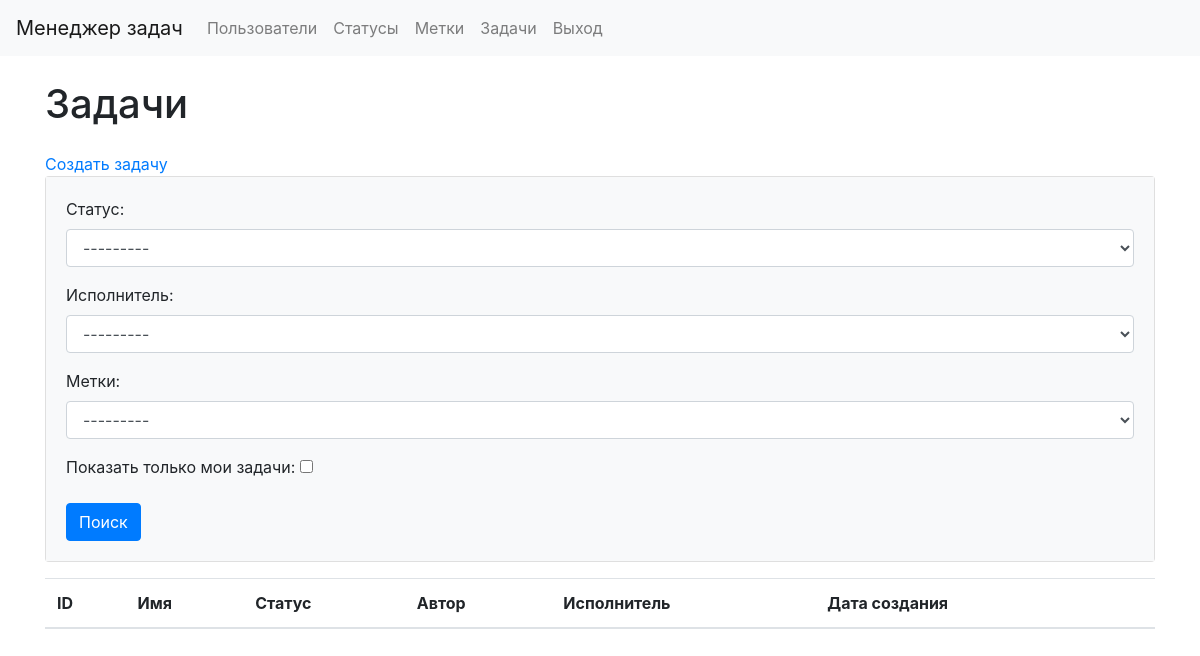
The page /tasks/ (signed in) on the database as committed earlier.
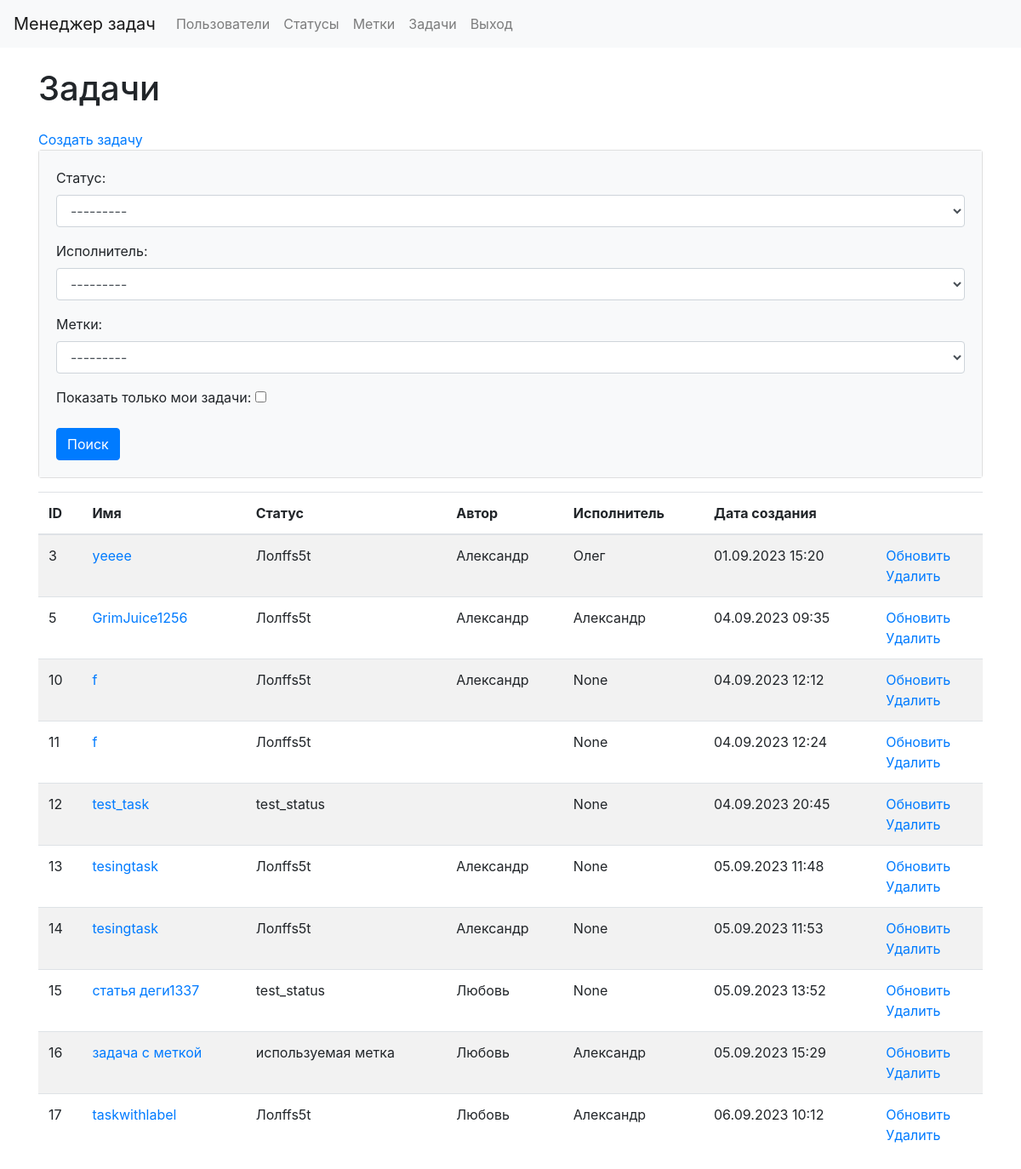
The same page on the database as committed later.
### tasks/models.py (models this page shows, shortened)
class Task(models.Model):
    creator = models.ForeignKey(
        CustomUsers,
        on_delete=models.RESTRICT,
        verbose_name="Создатель",
        related_name="creator"
    )
    name = models.CharField(max_length=255, verbose_name="Название")
    description = models.TextField(blank=True, verbose_name="Описание")
    status = models.ForeignKey(
        Status,
        on_delete=models.RESTRICT,
        verbose_name="Статус"
    )
    executor = models.ForeignKey(
        CustomUsers,
        blank=True,
        null=True,
        on_delete=models.RESTRICT,
        verbose_name="Исполнитель"
    )
    labels = models.ManyToManyField(Label, blank=True, verbose_name="Метка")
    created_at = models.DateTimeField(
        auto_now_add=True,
        verbose_name="Время создания"
    )
    updated_at = models.DateTimeField(
        auto_now=True,
        verbose_name="Время изменения"
    )

### statuses/models.py (models this page shows, shortened)
class Status(models.Model):
    name = models.CharField(
        max_length=100,
        db_index=True,
        verbose_name="Статус"
    )
    created_at = models.DateTimeField(
        auto_now_add=True,
        verbose_name="Время создания"
    )
    updated_at = models.DateTimeField(
        auto_now=True,
        verbose_name="Время изменения"
    )
    def __str__(self):
        return self.name
    class Meta:
        verbose_name = 'Статус'
        verbose_name_plural = 'Статусы'
        ordering = ['id']

### users/models.py (models this page shows, shortened)
class CustomUsers(AbstractUser):
    first_name = models.CharField(max_length=255, default="")
    last_name = models.CharField(max_length=255, default="")
    def __str__(self):
        return self.first_name

### tasks/views.py (the view)
# urls.py: path('', TaskList.as_view(), name="task_list"),
class TaskList(LoginRequiredMixin, DataMixin, ListView):
    model = Task
    template_name = "tasks/task_list.html"
    login_url = reverse_lazy("login")
    context_object_name = "tasks"
    form_class = FindTaskForm
    def get_context_data(self, *, object_list=None, **kwargs):
        context = super().get_context_data(**kwargs)
        c_def = self.get_user_context(title=_("Tasks"))
        context['form'] = self.form_class(self.request.GET)
        return context | c_def
    def get_queryset(self):
        queryset = Task.objects.all()
        form = self.form_class(self.request.GET)
        if form.is_valid():
            status = form.cleaned_data.get('status')
            executor = form.cleaned_data.get('executor')
            labels = form.cleaned_data.get('labels')
            show_my_articles = form.cleaned_data.get('show_my_articles')
            if status:
                queryset = queryset.filter(status=status)
            if executor:
                queryset = queryset.filter(executor=executor)
            if labels:
                queryset = queryset.filter(labels=labels)
            if show_my_articles:
                queryset = queryset.filter(creator=self.request.user)
        return queryset

### tasks/forms.py
class FindTaskForm(forms. ModelForm):
    status = forms.ModelChoiceField(
        label=_("Status"),
        queryset=Status.objects.all(),
        widget=forms.Select(attrs={'class': 'form-control'}),
        required=False
    )
    executor = forms.ModelChoiceField(
        label=_("Executor"),
        required=False,
        queryset=CustomUsers.objects.all(),
        widget=forms.Select(attrs={'class': 'form-control'})
    )
    labels = forms.ModelChoiceField(
        label=_("Labels"),
        queryset=Label.objects.all(),
        widget=forms.Select(attrs={'class': 'form-control'}),
        required=False
    )
    show_my_articles = forms.BooleanField(
        label=_("Show only my posts"),
        required=False
    )
    class Meta:
        model = Task
        fields = ['status', 'executor', 'labels']

### labels/models.py (called while the page is built)
    def __str__(self):
        return self.name

### task_manager/templates/tasks/task_list.html (shortened to what this page needs)
{% extends 'layout.html' %}
{% load bootstrap4 %}
{% block content %}
{% load i18n %}
<div class="container wrapper flex-grow-1">
    <h1 class="my-4">{% trans "Tasks" %}</h1>
    <a class=nav-link" href="{% url "task_create" %}"> {% trans "Create task" %} </a>
    <div class="card mb-3">
        <div class="card-body bg-light">
            <form method="get">
                {{ form.as_p }}
                <button class="btn btn-primary" type="submit">{% trans "Search" %}</button>
    </form>
        </div>
    </div>
    <table class="table table-striped">
        <thead>
            <tr>
                <th>ID</th>
                <th>{% trans "Name" %}</th>
                <th>{% trans "Status" %}</th>
                <th>{% trans "Author" %}</th>
                <th>{% trans "Executor" %}</th>
                <th>{% trans "Creation date" %}</th>
                <th></th>
            </tr>
        </thead>
        <tbody>
            {% for task in tasks %}
            <tr>
                <td> {{ task.id }} </td>
                <td> <a href="{% url "task_page" task.id %}"> {{ task.name }} </a> </td>
                <td> {{ task.status }} </td>
                <td> {{ task.creator }} </td>
                <td> {{ task.executor }} </td>
                <td> {{ task.created_at|date:"d.m.Y H:i" }} </td>
                <td>
                    <a href="{% url "task_update" task.id %}">{% trans "Update" %}</a>
                    <br>
                    <a href="{% url "task_delete" task.id %}">{% trans "Delete" %}</a>
                </td>
            </tr>
            {% endfor %}
        </tbody>
    </table>
</div>
{% endblock %}

Rows that differ between the two databases and show on the page:
added Task: id "3", name "уeeee", status "Лолffs5t", creator "Александр", executor "Олег", created_at "01.09.2023 15:20"
added Task: id "5", name "GrimJuice1256", status "Лолffs5t", creator "Александр", executor "Александр", created_at "04.09.2023 09:35"
added Task: id "10", name "f", status "Лолffs5t", creator "Александр", executor "None", created_at "04.09.2023 12:12"
added Task: id "11", name "f", status "Лолffs5t", executor "None", created_at "04.09.2023 12:24"
added Task: id "12", name "test_task", status "test_status", executor "None", created_at "04.09.2023 20:45"
added Task: id "13", name "tesingtask", status "Лолffs5t", creator "Александр", executor "None", created_at "05.09.2023 11:48"
added Task: id "14", name "tesingtask", status "Лолffs5t", creator "Александр", executor "None", created_at "05.09.2023 11:53"
added Task: id "15", name "статья деги1337", status "test_status", creator "Любовь", executor "None", created_at "05.09.2023 13:52"
added Task: id "16", name "задача с меткой", status "используемая метка", creator "Любовь", executor "Александр", created_at "05.09.2023 15:29"
added Task: id "17", name "taskwithlabel", status "Лолffs5t", creator "Любовь", executor "Александр", created_at "06.09.2023 10:12"
